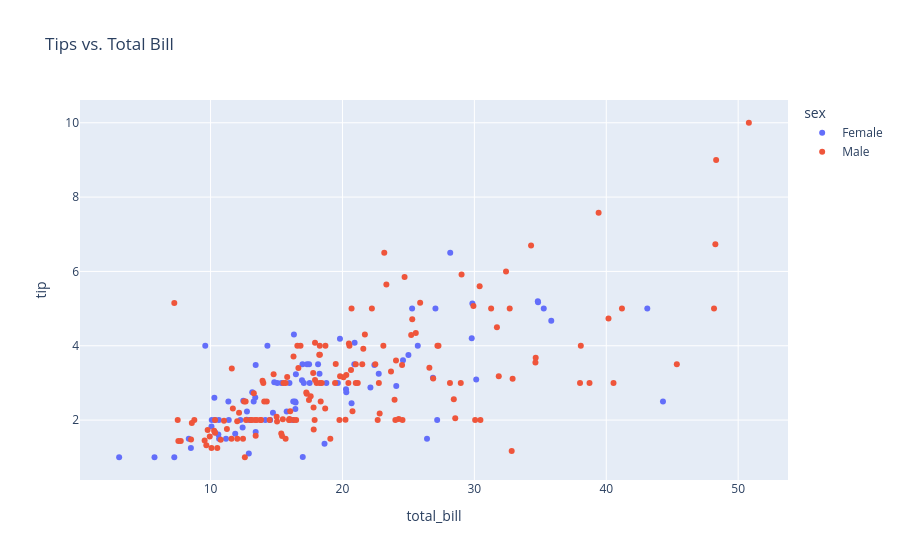

Notebook cell for this chart:
### Markdown cell above
### 2.1 Scatter

The simplest chart. Map columns to visual channels: `x`, `y`, `color`, `size`, `symbol`, `hover_data`.

### Code cell
fig = px.scatter(
    tips,
    x="total_bill",
    y="tip",
    color="sex",
    hover_data=["day", "time"],
    title="Tips vs. Total Bill",
)
fig.show()

### Figure 1 — Plotly figure (JSON) as saved in the notebook; plotly's stock layout.template omitted (floating-point values rounded to 4 significant figures; data arrays with more than 128 entries replaced by an {"elided": "..."} marker saying what was removed)
{"data": [{"customdata": {"elided": "87x2 str values"}, "hovertemplate": "sex=Female<br>total_bill=%{x}<br>tip=%{y}<br>day=%{customdata[0]}<br>time=%{customdata[1]}<extra></extra>", "legendgroup": "Female", "marker": {"color": "#636efa", "symbol": "circle"}, "mode": "markers", "name": "Female", "orientation": "v", "showlegend": true, "type": "scatter", "x": [16.99, 24.59, 35.26, 14.83, 10.33, 16.97, 20.29, 15.77, 19.65, 15.06, 20.69, 16.93, 10.29, 34.81, 26.41, 16.45, 3.07, 17.07, 26.86, 25.28, 14.73, 10.07, 34.83, 5.75, 16.32, 22.75, 11.35, 15.38, 44.3, 22.42, 20.92, 14.31, 7.25, 25.71, 17.31, 10.65, 12.43, 24.08, 13.42, 12.48, 29.8, 14.52, 11.38, 20.27, 11.17, 12.26, 18.26, 8.51, 10.33, 14.15, 13.16, 17.47, 27.05, 16.43, 8.35, 18.64, 11.87, 29.85, 25.0, 13.39, 16.21, 17.51, 10.59, 10.63, 9.6, 20.9, 18.15, 19.81, 43.11, 13.0, 12.74, 13.0, 16.4, 16.47, 12.76, 13.27, 28.17, 12.9, 30.14, 13.42, 15.98, 16.27, 10.09, 22.12, 35.83, 27.18, 18.78], "xaxis": "x", "y": [1.01, 3.61, 5.0, 3.02, 1.67, 3.5, 2.75, 2.23, 3.0, 3.0, 2.45, 3.07, 2.6, 5.2, 1.5, 2.47, 1.0, 3.0, 3.14, 5.0, 2.2, 1.83, 5.17, 1.0, 4.3, 3.25, 2.5, 3.0, 2.5, 3.48, 4.08, 4.0, 1.0, 4.0, 3.5, 1.5, 1.8, 2.92, 1.68, 2.52, 4.2, 2.0, 2.0, 2.83, 1.5, 2.0, 3.25, 1.25, 2.0, 2.0, 2.75, 3.5, 5.0, 2.3, 1.5, 1.36, 1.63, 5.14, 3.75, 2.61, 2.0, 3.0, 1.61, 2.0, 4.0, 3.5, 3.5, 4.19, 5.0, 2.0, 2.01, 2.0, 2.5, 3.23, 2.23, 2.5, 6.5, 1.1, 3.09, 3.48, 3.0, 2.5, 2.0, 2.88, 4.67, 2.0, 3.0], "yaxis": "y"}, {"customdata": {"elided": "157x2 str values"}, "hovertemplate": "sex=Male<br>total_bill=%{x}<br>tip=%{y}<br>day=%{customdata[0]}<br>time=%{customdata[1]}<extra></extra>", "legendgroup": "Male", "marker": {"color": "#EF553B", "symbol": "circle"}, "mode": "markers", "name": "Male", "orientation": "v", "showlegend": true, "type": "scatter", "x": {"elided": "157 float values"}, "xaxis": "x", "y": {"elided": "157 float values"}, "yaxis": "y"}], "layout": {"legend": {"title": {"text": "sex"}, "tracegroupgap": 0}, "title": {"text": "Tips vs. Total Bill"}, "xaxis": {"anchor": "y", "domain": [0, 1], "title": {"text": "total_bill"}}, "yaxis": {"anchor": "x", "domain": [0, 1], "title": {"text": "tip"}}}}
